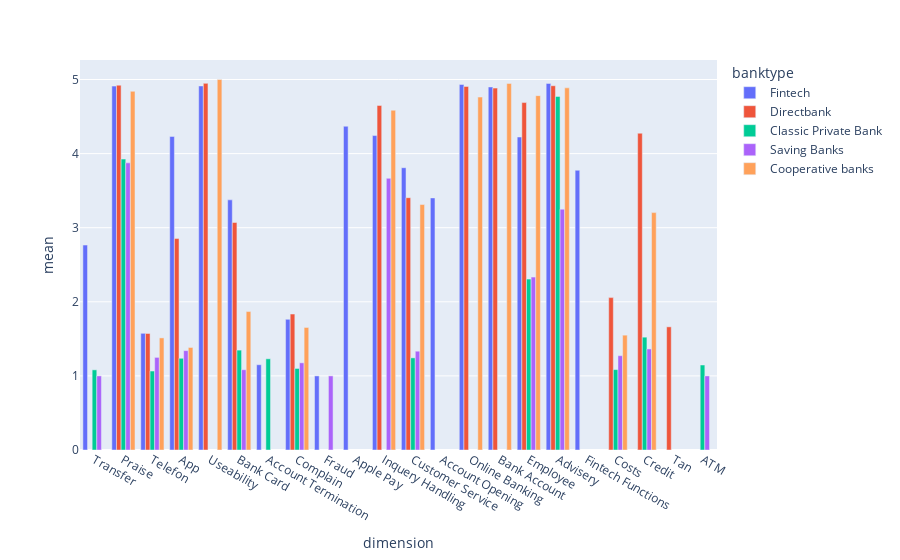

Notebook cell for this chart:
### Code cell
proportions_chart = px.bar(relevant_proportions_bydimension, x="dimension", y="mean", color="banktype",barmode="group"
                 )

proportions_chart.show()

### Figure 1 — Plotly figure (JSON) as saved in the notebook; plotly's stock layout.template omitted (floating-point values rounded to 4 significant figures)
{"data": [{"alignmentgroup": "True", "hovertemplate": "banktype=Fintech<br>dimension=%{x}<br>mean=%{y}<extra></extra>", "legendgroup": "Fintech", "marker": {"color": "#636efa", "pattern": {"shape": ""}}, "name": "Fintech", "offsetgroup": "Fintech", "orientation": "v", "showlegend": true, "textposition": "auto", "type": "bar", "x": ["Transfer", "Praise", "Telefon", "App", "Useability", "Bank Card", "Account Termination", "Complain", "Fraud", "Apple Pay", "Inquery Handling", "Customer Service", "Account Opening", "Online Banking", "Bank Account", "Employee", "Advisery", "Fintech Functions"], "xaxis": "x", "y": [2.766, 4.911, 1.575, 4.232, 4.913, 3.376, 1.151, 1.764, 1, 4.369, 4.244, 3.81, 3.402, 4.933, 4.899, 4.224, 4.947, 3.775], "yaxis": "y"}, {"alignmentgroup": "True", "hovertemplate": "banktype=Directbank<br>dimension=%{x}<br>mean=%{y}<extra></extra>", "legendgroup": "Directbank", "marker": {"color": "#EF553B", "pattern": {"shape": ""}}, "name": "Directbank", "offsetgroup": "Directbank", "orientation": "v", "showlegend": true, "textposition": "auto", "type": "bar", "x": ["Praise", "Telefon", "App", "Useability", "Bank Card", "Complain", "Inquery Handling", "Customer Service", "Online Banking", "Bank Account", "Employee", "Costs", "Advisery", "Credit", "Tan"], "xaxis": "x", "y": [4.923, 1.572, 2.854, 4.948, 3.071, 1.835, 4.65, 3.405, 4.907, 4.884, 4.689, 2.057, 4.916, 4.275, 1.662], "yaxis": "y"}, {"alignmentgroup": "True", "hovertemplate": "banktype=Classic Private Bank<br>dimension=%{x}<br>mean=%{y}<extra></extra>", "legendgroup": "Classic Private Bank", "marker": {"color": "#00cc96", "pattern": {"shape": ""}}, "name": "Classic Private Bank", "offsetgroup": "Classic Private Bank", "orientation": "v", "showlegend": true, "textposition": "auto", "type": "bar", "x": ["Transfer", "Praise", "Telefon", "App", "Bank Card", "Account Termination", "Complain", "Customer Service", "Employee", "Costs", "Advisery", "Credit", "ATM"], "xaxis": "x", "y": [1.082, 3.926, 1.066, 1.238, 1.348, 1.231, 1.1, 1.243, 2.306, 1.085, 4.771, 1.523, 1.147], "yaxis": "y"}, {"alignmentgroup": "True", "hovertemplate": "banktype=Saving Banks<br>dimension=%{x}<br>mean=%{y}<extra></extra>", "legendgroup": "Saving Banks", "marker": {"color": "#ab63fa", "pattern": {"shape": ""}}, "name": "Saving Banks", "offsetgroup": "Saving Banks", "orientation": "v", "showlegend": true, "textposition": "auto", "type": "bar", "x": ["Transfer", "Praise", "Telefon", "App", "Bank Card", "Complain", "Fraud", "Inquery Handling", "Customer Service", "Employee", "Costs", "Advisery", "Credit", "ATM"], "xaxis": "x", "y": [1, 3.875, 1.25, 1.341, 1.083, 1.176, 1, 3.667, 1.333, 2.333, 1.273, 3.25, 1.364, 1], "yaxis": "y"}, {"alignmentgroup": "True", "hovertemplate": "banktype=Cooperative banks<br>dimension=%{x}<br>mean=%{y}<extra></extra>", "legendgroup": "Cooperative banks", "marker": {"color": "#FFA15A", "pattern": {"shape": ""}}, "name": "Cooperative banks", "offsetgroup": "Cooperative banks", "orientation": "v", "showlegend": true, "textposition": "auto", "type": "bar", "x": ["Praise", "Telefon", "App", "Useability", "Bank Card", "Complain", "Inquery Handling", "Customer Service", "Online Banking", "Bank Account", "Employee", "Costs", "Advisery", "Credit"], "xaxis": "x", "y": [4.84, 1.513, 1.384, 5, 1.868, 1.654, 4.585, 3.312, 4.763, 4.947, 4.782, 1.55, 4.887, 3.204], "yaxis": "y"}], "layout": {"barmode": "group", "legend": {"title": {"text": "banktype"}, "tracegroupgap": 0}, "margin": {"t": 60}, "xaxis": {"anchor": "y", "domain": [0, 1], "title": {"text": "dimension"}}, "yaxis": {"anchor": "x", "domain": [0, 1], "title": {"text": "mean"}}}}
